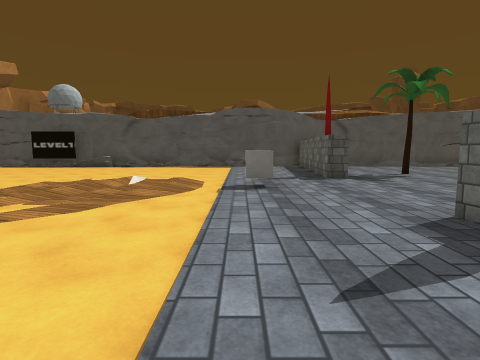
[1] (above)

16 first-person views from a walk through a Unity game level. The camera is 1.4 m above the floor, tilts 6° down and sees 80° across. The floor is counted in squares, 2 m on a side. Each view is taken from the middle of a square. On the plan, view 1 faces up. The plan holds only what a view shows up to about 10 squares ahead; the rest is blank. The place goes on beyond the plan. Door leaves are left out, so doorways stand open. Some surface patterns are stand-ins.

[2]
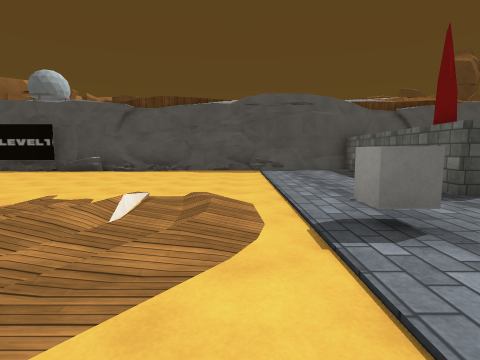

[3]
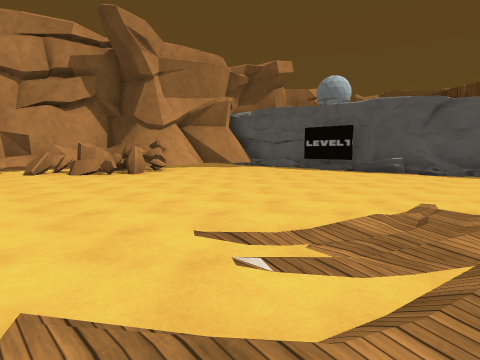

[4]
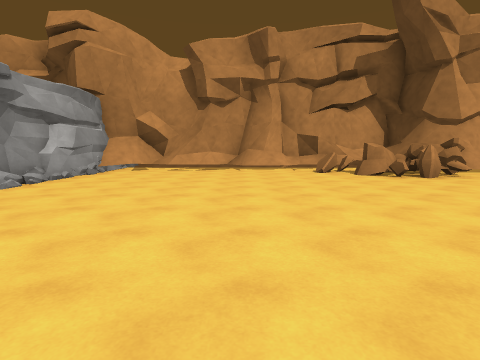

[5]
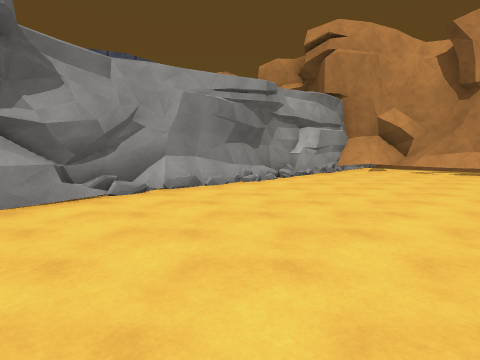

[6]
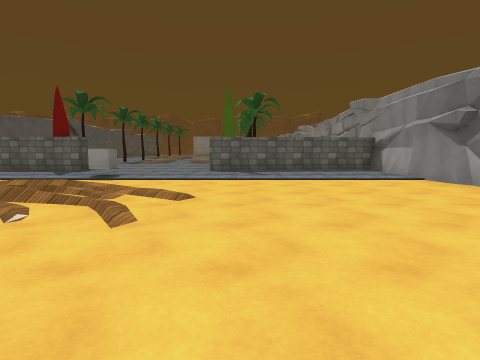

[7]
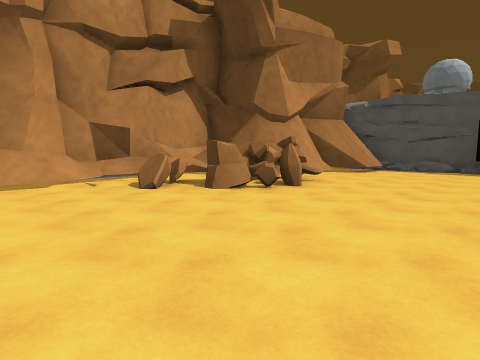

[8]
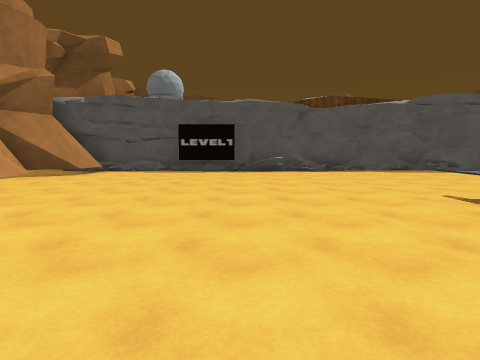

[9]
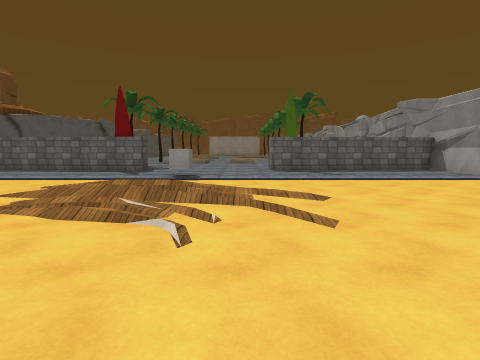

[10]
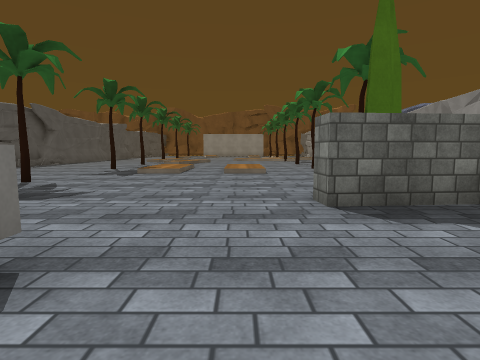

[11]
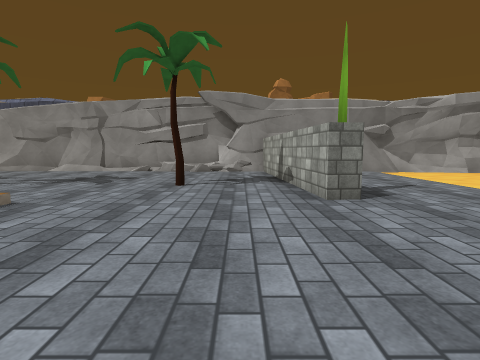

[12]
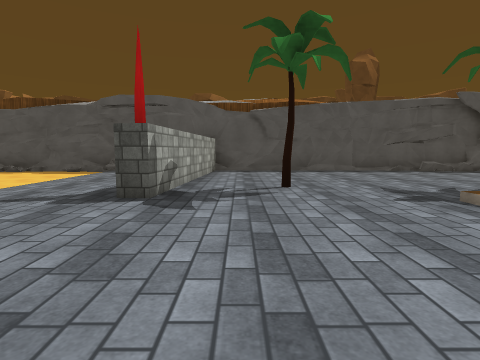

[13]
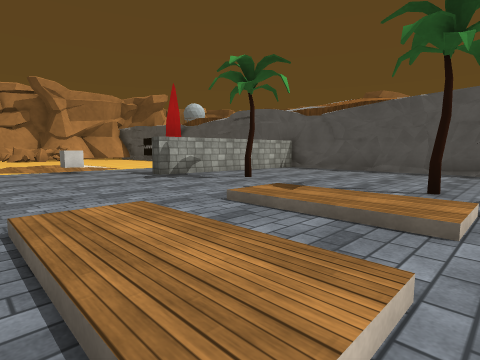

[14]
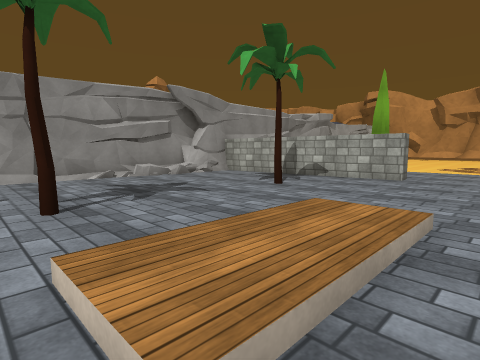

[15]
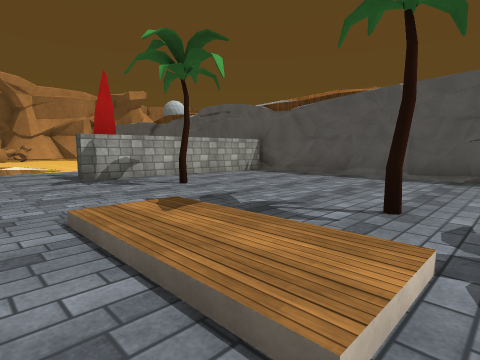

[16]
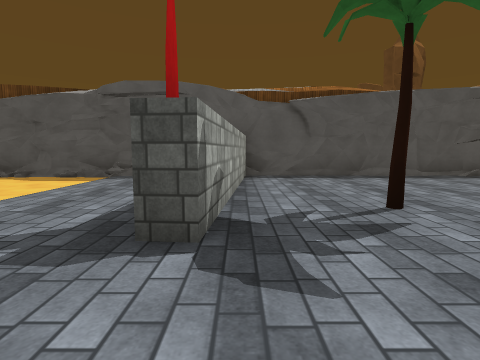

### Floor plan
Key: @ floor where view 1 was taken; # wall or solid block; x gap in a wall; . main floor; : floor 0.25 m higher than the main floor; / step, stairs or slope; D open door; = window, fence, low wall or low ledge; ^ raised ledge; T tree; O other object.
Columns run from 15 left of view 1 to 10 right of it. Each row starts with its distance up from view 1.
 13    #######################
 12    #..............#.......
 11   ##..............#.......
 10   #/..............#.......
  9   ^/.............##.......
  8 ^^##/............O..T...T.
  7 ####/........//..x....///.
  6 ##^#.......////..D..../::.
  5  #^......../////.D........
  4  #........../....D..../::.
  3  #...............#........
  2  #...............O#.......
  1 ##................#.T...T.
  0 #=.............@..#.......
 -1 #/................#.......
 -2 #///..............#.......
 -3 ##########################

Positions as (right, up) in squares from view 1, and headings:
1: (0, 0), facing up
2: (-1, 3), facing up
3: (-3, 3), facing up-left
4: (-4, 2), facing left
5: (-4, 2), facing down-left
6: (-7, 2), facing right
7: (-8, 2), facing up-left
8: (-7, 3), facing up
9: (-7, 4), facing right
10: (-1, 4), facing right
11: (4, 7), facing down
12: (4, 3), facing up
13: (10, 3), facing up-left
14: (10, 5), facing down-left
15: (10, 5), facing up-left
16: (3, 5), facing up
